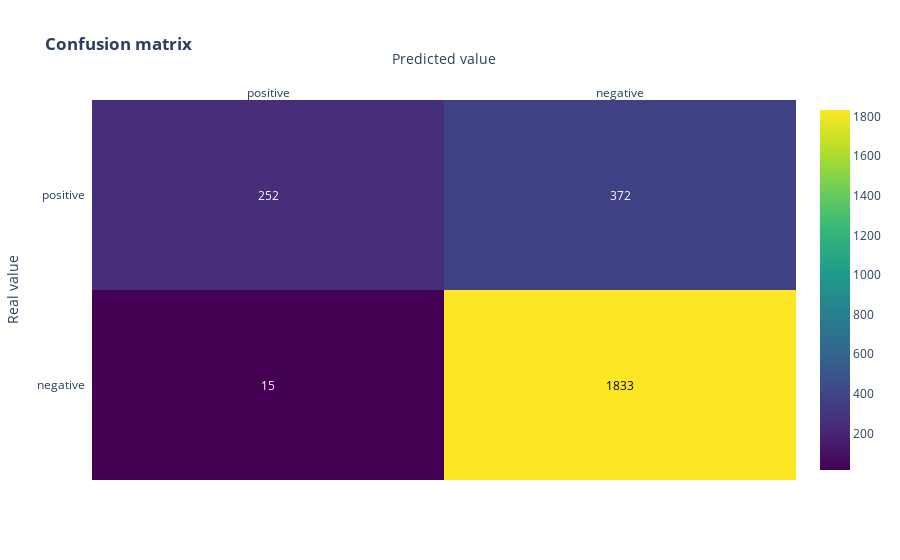

Notebook cell for this chart:
### Code cell
# Fit the pipeline with the data
pipe.fit(x_train, y_train)

y_pred_class = pipe.predict(x_test)

print(metrics.accuracy_score(y_test, y_pred_class))

conf_matrix(metrics.confusion_matrix(y_test, y_pred_class))

### Figure 1 — Plotly figure (JSON) as saved in the notebook; plotly's stock layout.template omitted (floating-point values rounded to 4 significant figures)
{"data": [{"colorscale": [[0, "#440154"], [0.1111, "#482878"], [0.2222, "#3e4989"], [0.3333, "#31688e"], [0.4444, "#26828e"], [0.5556, "#1f9e89"], [0.6667, "#35b779"], [0.7778, "#6ece58"], [0.8889, "#b5de2b"], [1, "#fde725"]], "reversescale": false, "showscale": true, "type": "heatmap", "x": ["positive", "negative"], "y": ["negative", "positive"], "z": [[15, 1833], [252, 372]]}], "layout": {"annotations": [{"font": {"color": "#FFFFFF"}, "showarrow": false, "text": "15", "x": "positive", "xref": "x", "y": "negative", "yref": "y"}, {"font": {"color": "#000000"}, "showarrow": false, "text": "1833", "x": "negative", "xref": "x", "y": "negative", "yref": "y"}, {"font": {"color": "#FFFFFF"}, "showarrow": false, "text": "252", "x": "positive", "xref": "x", "y": "positive", "yref": "y"}, {"font": {"color": "#FFFFFF"}, "showarrow": false, "text": "372", "x": "negative", "xref": "x", "y": "positive", "yref": "y"}], "title": {"text": "<b>Confusion matrix</b>"}, "xaxis": {"dtick": 1, "gridcolor": "rgb(0, 0, 0)", "side": "top", "ticks": "", "title": {"text": "Predicted value"}}, "yaxis": {"dtick": 1, "ticks": "", "ticksuffix": "  ", "title": {"text": "Real value"}}}}
